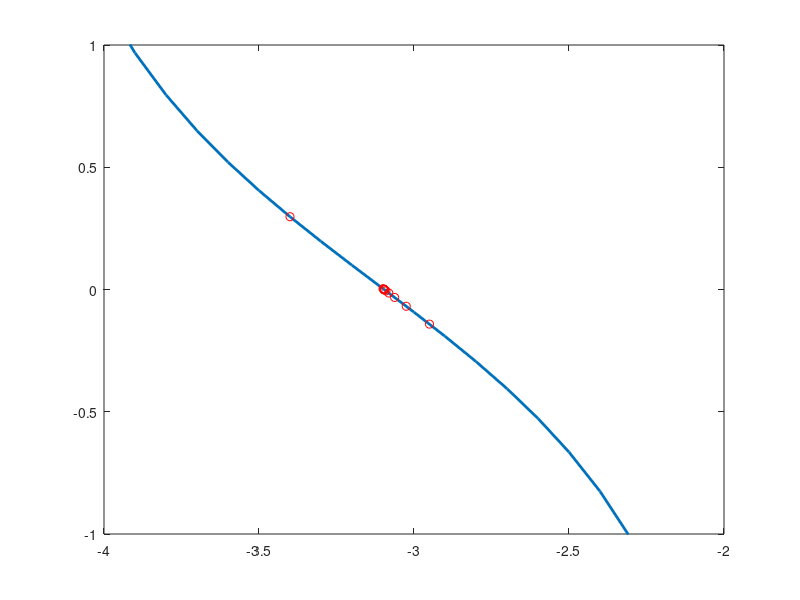

The MATLAB script that drew this image: (Note: this script raises an error after producing the figure.)
clc
clear all; close all;
x= -10:0.1:10;                              % define plotting range
y=exp(x)-tan(x);                            % defining the function
plot(x,y, 'Linewidth', [2]);                % plot the function
hold on                                     % to hold the present plot
axis([-4 -2 -1 1]);                         % to limit the x-axis and y-axis range
xR=-2.8;                                    % Initial right boundary
xL=-4;                                      % Initial left boundary

for j=1:1000
    xC=(xL+xR)/2;                           % Calculate the midpoint
    fC=exp(xC)-tan(xC);                     % Calculate the function
    plot(xC, fC, 'ro');                     % plot the point on the existing function
    pause(1)                                % plot for one second
    if fC>0
        xL=xC;
    else
        xR=xC;
    end
    
    if abs(fC)<10^(-5)
        break;                              % exit loop
    end
    
end

xC
fC

x0=-3;                                      % initial guess

[xS fval]=fsolve('ex_1_fun', x0);           % solve using fsolve/fzero

xS
